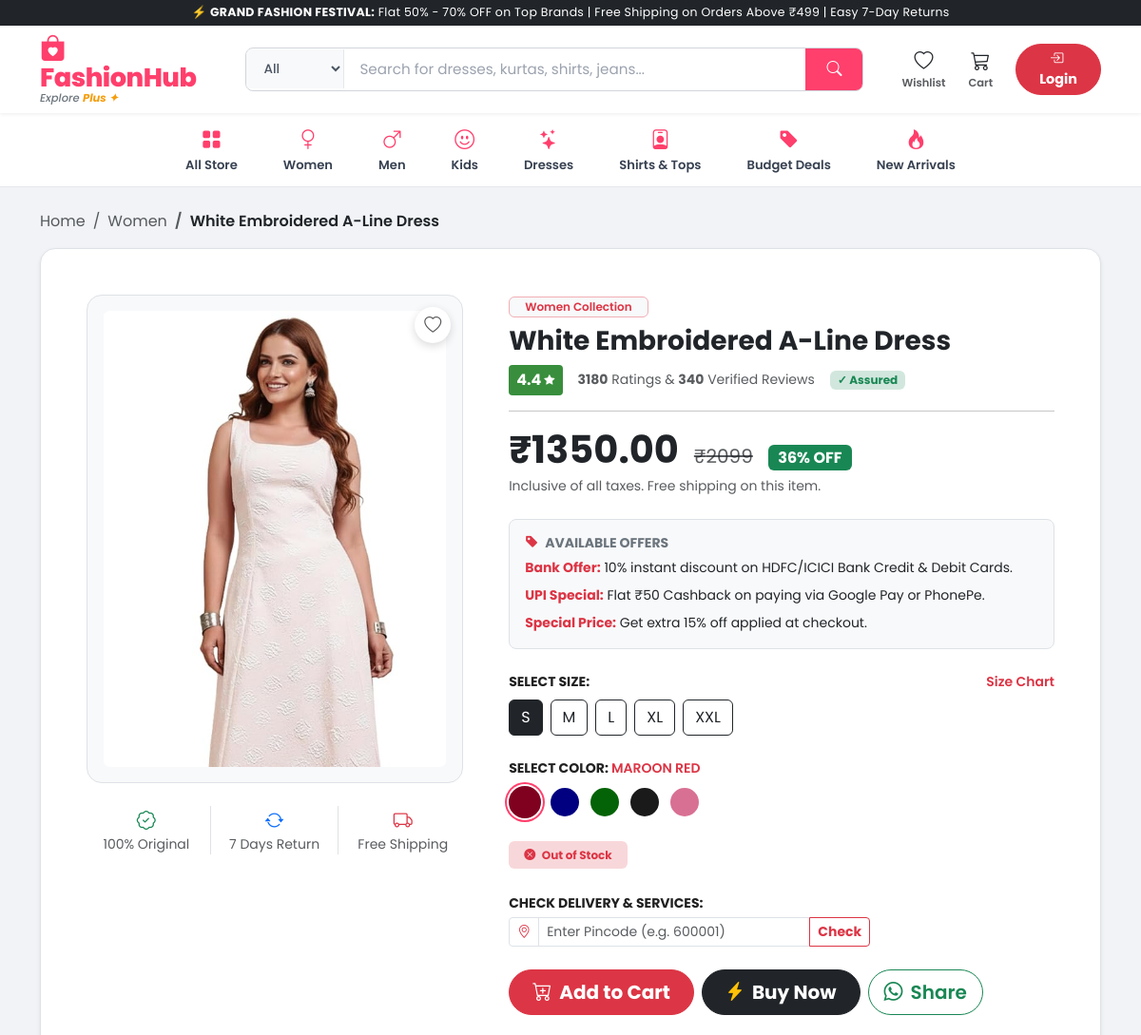
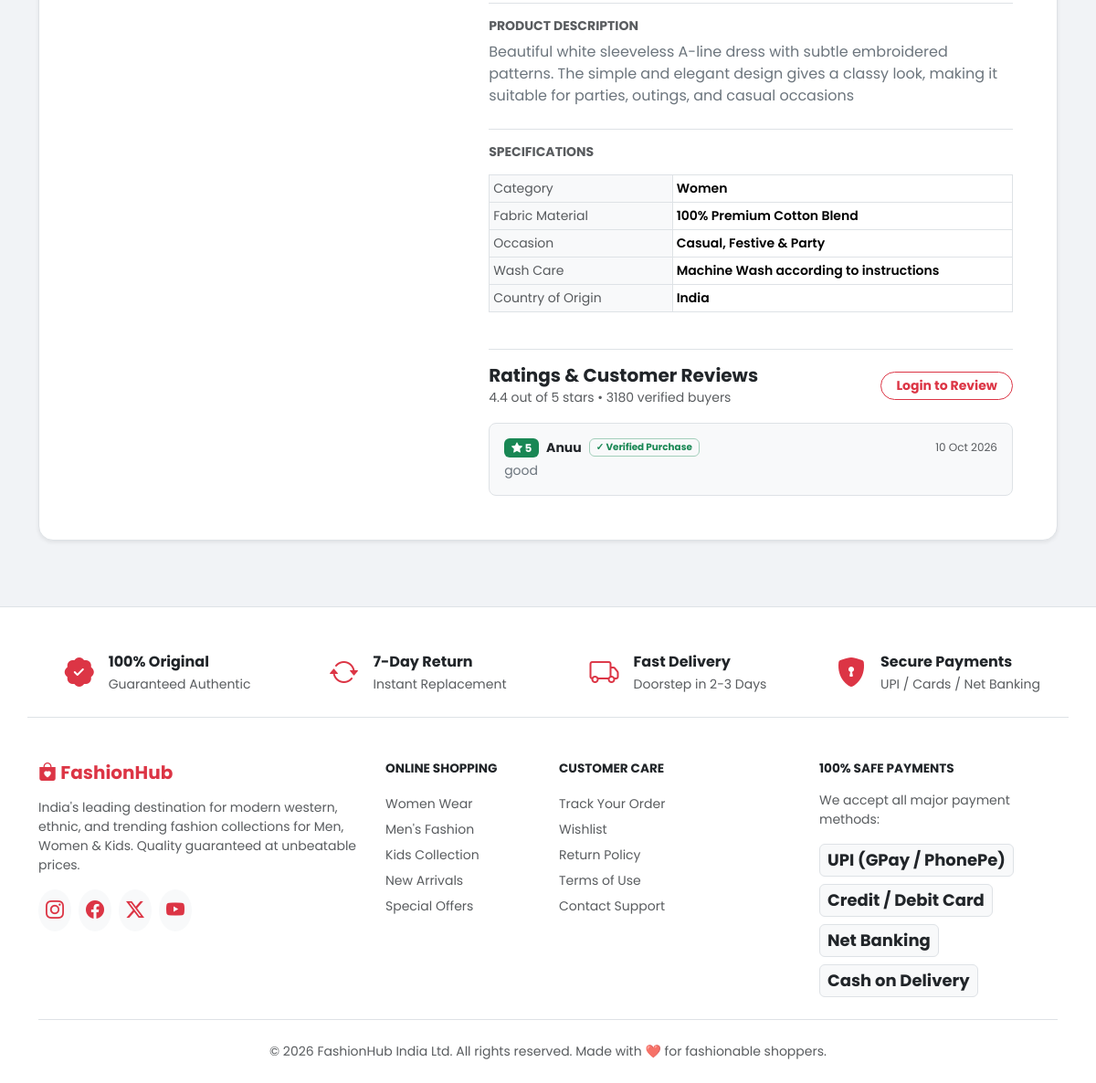
The page /product/6/ on the database its author committed (2 pictures, top to bottom).
### shop/models.py (models this page shows, shortened)
class Product(models.Model):
    CATEGORY_CHOICES = [
        ('Men', 'Men'),
        ('Women', 'Women'),
        ('Kids', 'Kids'),
    ]
    name = models.CharField(max_length=100)
    price = models.DecimalField(max_digits=8, decimal_places=2)
    category = models.CharField(max_length=20, choices=CATEGORY_CHOICES)
    description = models.TextField()
    image = models.ImageField(upload_to='products/')
    stock = models.PositiveIntegerField(default=0)
    created_at = models.DateTimeField(auto_now_add=True)
    @property
    def original_price(self):
        p = float(self.price)
        markup = p * 1.55
        rounded = round(markup / 50.0) * 50 - 1
        return max(rounded, p + 100)
    @property
    def discount_percent(self):
        mrp = self.original_price
        p = float(self.price)
        if mrp > p:
            return int(round(((mrp - p) / mrp) * 100))
        return 0
    @property
    def rating(self):
        ratings = [4.6, 4.3, 4.8, 4.2, 4.5, 4.7, 4.4, 4.9]
        return ratings[self.id % len(ratings)]
    @property
    def reviews_count(self):
        counts = [1420, 890, 2350, 480, 1690, 720, 3180, 940]
        return counts[self.id % len(counts)]

class Review(models.Model):
    product = models.ForeignKey(Product, related_name='reviews', on_delete=models.CASCADE)
    user = models.ForeignKey(User, on_delete=models.CASCADE)
    rating = models.PositiveSmallIntegerField(default=5)
    comment = models.TextField()
    created_at = models.DateTimeField(auto_now_add=True)
    class Meta:
        ordering = ['-created_at']

### shop/views.py (the view)
def product_detail(request, id):
    product = get_object_or_404(Product, id=id)
    reviews = product.reviews.all()
    wishlist_ids = []
    if request.user.is_authenticated:
        wishlist_ids = list(Wishlist.objects.filter(user=request.user).values_list("product_id", flat=True))
    return render(request, "product_detail.html", {
        "product": product,
        "reviews": reviews,
        "wishlist_ids": wishlist_ids,
    })

### templates/product_detail.html (shortened to what this page needs)
{% extends 'base.html' %}
{% load static %}
{% block content %}
<div class="container py-4">
    <nav aria-label="breadcrumb" class="mb-3">
        <ol class="breadcrumb small">
            <li class="breadcrumb-item"><a href="{% url 'home' %}" class="text-decoration-none text-muted">Home</a></li>
            <li class="breadcrumb-item"><a href="{% url 'category' product.category %}" class="text-decoration-none text-muted">{{ product.category }}</a></li>
            <li class="breadcrumb-item active text-dark fw-semibold" aria-current="page">{{ product.name|truncatechars:35 }}</li>
        </ol>
    </nav>
    <div class="bg-white rounded-4 shadow-sm border p-4 p-md-5">
        <div class="row g-5">
            <div class="col-lg-5">
                <div class="position-relative text-center border rounded-4 p-3 bg-light" style="overflow: hidden;">
                    <a href="{% url 'toggle_wishlist' product.id %}"
                       class="wish-btn {% if product.id in wishlist_ids %}active{% endif %}"
                       title="Wishlist">
                        <i class="bi {% if product.id in wishlist_ids %}bi-heart-fill text-danger{% else %}bi-heart{% endif %}"></i>
                    </a>
                    <img src="{{ product.image.url }}"
                         class="img-fluid rounded-3"
                         alt="{{ product.name }}"
                         id="mainProductImg"
                         style="max-height: 480px; width: 100%; object-fit: contain;">
                </div>
                <div class="row g-2 mt-3 text-center small text-muted">
                    <div class="col-4 border-end">
                        <i class="bi bi-patch-check text-success fs-5 d-block"></i>
                        <span>100% Original</span>
                    </div>
                    <div class="col-4 border-end">
                        <i class="bi bi-arrow-repeat text-primary fs-5 d-block"></i>
                        <span>7 Days Return</span>
                    </div>
                    <div class="col-4">
                        <i class="bi bi-truck text-danger fs-5 d-block"></i>
                        <span>Free Shipping</span>
                    </div>
                </div>
            </div>
            <div class="col-lg-7">
                <span class="badge bg-light text-danger border border-danger-subtle px-3 py-1 mb-2 fw-semibold">
                    {{ product.category }} Collection
                </span>
                <h1 class="h3 fw-bold text-dark mb-2">{{ product.name }}</h1>
                <div class="d-flex align-items-center gap-3 mb-3">
                    <span class="fh-rating-badge fs-6 px-2 py-1">
                        {{ product.rating }} <i class="bi bi-star-fill"></i>
                    </span>
                    <span class="text-muted small">
                        <strong>{{ product.reviews_count }}</strong> Ratings &amp; <strong>340</strong> Verified Reviews
                    </span>
                    <span class="badge bg-success-subtle text-success fw-bold">✓ Assured</span>
                </div>
                <hr class="my-3">
                <div class="d-flex align-items-baseline gap-3 mb-1">
                    <span class="display-6 fw-bold text-dark">₹{{ product.price }}</span>
                    <span class="fs-5 text-muted text-decoration-line-through">₹{{ product.original_price }}</span>
                    <span class="badge bg-success fs-6 fw-bold">{{ product.discount_percent }}% OFF</span>
                </div>
                <div class="small text-muted mb-4">Inclusive of all taxes. Free shipping on this item.</div>
                <div class="bg-light p-3 rounded-3 border mb-4">
                    <h6 class="fw-bold mb-2 small text-uppercase text-secondary">
                        <i class="bi bi-tag-fill text-danger me-1"></i> Available Offers
                    </h6>
                    <ul class="list-unstyled mb-0 small text-dark d-flex flex-column gap-2">
                        <li>
                            <strong class="text-danger">Bank Offer:</strong> 10% instant discount on HDFC/ICICI Bank Credit &amp; Debit Cards.
                        </li>
                        <li>
                            <strong class="text-danger">UPI Special:</strong> Flat ₹50 Cashback on paying via Google Pay or PhonePe.
                        </li>
                        <li>
                            <strong class="text-danger">Special Price:</strong> Get extra 15% off applied at checkout.
                        </li>
                    </ul>
                </div>
                <div class="mb-4">
                    <div class="d-flex justify-content-between align-items-center mb-2">
                        <label class="form-label fw-bold mb-0 small text-uppercase">Select Size:</label>
                        <a href="javascript:void(0)" class="text-danger small text-decoration-none fw-semibold" onclick="alert('Size Chart:\nS: Chest 36-38, Length 27\nM: Chest 39-41, Length 28\nL: Chest 42-44, Length 29\nXL: Chest 45-47, Length 30');">Size Chart</a>
                    </div>
                    <div class="d-flex gap-2" id="sizeSelector">
                        <button type="button" class="btn btn-outline-dark size-btn active" onclick="selectSize(this)">S</button>
                        <button type="button" class="btn btn-outline-dark size-btn" onclick="selectSize(this)">M</button>
                        <button type="button" class="btn btn-outline-dark size-btn" onclick="selectSize(this)">L</button>
                        <button type="button" class="btn btn-outline-dark size-btn" onclick="selectSize(this)">XL</button>
                        <button type="button" class="btn btn-outline-dark size-btn" onclick="selectSize(this)">XXL</button>
                    </div>
                </div>
                <div class="mb-4">
                    <div class="d-flex justify-content-between align-items-center mb-2">
                        <label class="form-label fw-bold mb-0 small text-uppercase">Select Color: <span id="selectedColorName" class="text-danger fw-semibold">Maroon Red</span></label>
                    </div>
                    <div class="d-flex align-items-center gap-2" id="colorSelector">
                        <button type="button" class="color-swatch-btn" data-color="Maroon Red" style="background-color: #800020; width: 34px; height: 34px; border-radius: 50%; border: 2px solid #800020; box-shadow: 0 0 0 2px #fff, 0 0 0 4px #ff3f6c; cursor: pointer;" title="Maroon Red" onclick="selectColor(this)"></button>
                        <button type="button" class="color-swatch-btn" data-color="Navy Blue" style="background-color: #000080; width: 34px; height: 34px; border-radius: 50%; border: 2px solid #fff; cursor: pointer;" title="Navy Blue" onclick="selectColor(this)"></button>
                        <button type="button" class="color-swatch-btn" data-color="Emerald Green" style="background-color: #046307; width: 34px; height: 34px; border-radius: 50%; border: 2px solid #fff; cursor: pointer;" title="Emerald Green" onclick="selectColor(this)"></button>
                        <button type="button" class="color-swatch-btn" data-color="Jet Black" style="background-color: #1a1a1a; width: 34px; height: 34px; border-radius: 50%; border: 2px solid #fff; cursor: pointer;" title="Jet Black" onclick="selectColor(this)"></button>
                        <button type="button" class="color-swatch-btn" data-color="Dusty Rose" style="background-color: #d87093; width: 34px; height: 34px; border-radius: 50%; border: 2px solid #fff; cursor: pointer;" title="Dusty Rose" onclick="selectColor(this)"></button>
                    </div>
                </div>
                <div class="mb-4">
                    {% if product.stock > 0 %}
                    <span class="badge bg-success-subtle text-success px-3 py-2 fw-bold">
                        <i class="bi bi-check-circle-fill me-1"></i> In Stock ({{ product.stock }} items left)
                    </span>
                    {% else %}
                    <span class="badge bg-danger-subtle text-danger px-3 py-2 fw-bold">
                        <i class="bi bi-x-circle-fill me-1"></i> Out of Stock
                    </span>
                    {% endif %}
                </div>
                <div class="mb-4" style="max-width: 380px;">
                    <label class="form-label fw-bold small text-uppercase mb-1">Check Delivery &amp; Services:</label>
                    <div class="input-group input-group-sm">
                        <span class="input-group-text bg-white"><i class="bi bi-geo-alt text-danger"></i></span>
                        <input type="text" id="pincodeInput" class="form-control" placeholder="Enter Pincode (e.g. 600001)" maxlength="6">
                        <button type="button" class="btn btn-outline-danger fw-bold" onclick="checkPincode()">Check</button>
                    </div>
                </div>
                <div class="d-flex flex-wrap gap-2 mb-4">
                    <button type="button"
                            class="btn btn-danger btn-lg px-4 py-2 rounded-pill fw-bold d-flex align-items-center gap-2 ajax-add-cart"
                            data-url="{% url 'add_to_cart' product.id %}">
                        <i class="bi bi-cart-plus fs-5"></i> Add to Cart
                    </button>
                    <a href="{% url 'add_to_cart' product.id %}"
                       class="btn btn-dark btn-lg px-4 py-2 rounded-pill fw-bold d-flex align-items-center gap-2">
                        <i class="bi bi-lightning-charge-fill text-warning fs-5"></i> Buy Now
                    </a>
                    <a href="https://api.whatsapp.com/send?text=Check%20out%20this%20stunning%20dress%20on%20FashionHub!%20{{ product.name|urlencode }}%20at%20only%20₹{{ product.price }}%20https://mahimamahi.pythonanywhere.com/product/{{ product.id }}/"
                    target="_blank"
                       class="btn btn-outline-success btn-lg px-3 py-2 rounded-pill fw-semibold d-flex align-items-center gap-2"
                       title="Share with friends on WhatsApp">
                        <i class="bi bi-whatsapp fs-5 text-success"></i> Share
                    </a>
                </div>
                <div class="mt-4 pt-3 border-top">
                    <h6 class="fw-bold text-uppercase small text-muted mb-2">Product Description</h6>
                    <p class="text-secondary leading-relaxed">
                        {{ product.description|linebreaksbr }}
                    </p>
                </div>
                <div class="mt-4 pt-3 border-top">
                    <h6 class="fw-bold text-uppercase small text-muted mb-3">Specifications</h6>
                    <div class="table-responsive">
                        <table class="table table-sm table-bordered small">
                            <tbody>
                                <tr>
                                    <td class="text-muted bg-light" style="width: 35%;">Category</td>
                                    <td class="fw-semibold">{{ product.category }}</td>
                                </tr>
                                <tr>
                                    <td class="text-muted bg-light">Fabric Material</td>
                                    <td class="fw-semibold">100% Premium Cotton Blend</td>
                                </tr>
                                <tr>
                                    <td class="text-muted bg-light">Occasion</td>
                                    <td class="fw-semibold">Casual, Festive &amp; Party</td>
                                </tr>
                                <tr>
                                    <td class="text-muted bg-light">Wash Care</td>
                                    <td class="fw-semibold">Machine Wash according to instructions</td>
                                </tr>
                                <tr>
                                    <td class="text-muted bg-light">Country of Origin</td>
                                    <td class="fw-semibold">India</td>
                                </tr>
                            </tbody>
                        </table>
                    </div>
                </div>
                <div class="mt-4 pt-3 border-top">
                    <div class="d-flex justify-content-between align-items-center mb-3">
                        <div>
                            <h5 class="fw-bold mb-0 text-dark">Ratings &amp; Customer Reviews</h5>
                            <small class="text-muted">{{ product.rating }} out of 5 stars • {{ product.reviews_count }} verified buyers</small>
                        </div>
                        {% if user.is_authenticated %}
                        <button type="button" class="btn btn-outline-danger btn-sm rounded-pill px-3 fw-bold" data-bs-toggle="modal" data-bs-target="#writeReviewModal">
                            <i class="bi bi-pencil-square me-1"></i> Write a Review
                        </button>
                        {% else %}
                        <a href="{% url 'login' %}?next={{ request.path }}" class="btn btn-outline-danger btn-sm rounded-pill px-3 fw-bold">
                            Login to Review
                        </a>
                        {% endif %}
                    </div>
                    <div class="d-flex flex-column gap-3 mt-3">
                        {% for r in reviews %}
                        <div class="p-3 bg-light rounded-3 border">
                            <div class="d-flex justify-content-between align-items-center mb-1">
                                <div class="d-flex align-items-center gap-2">
                                    <span class="badge bg-success small"><i class="bi bi-star-fill"></i> {{ r.rating }}</span>
                                    <strong class="small text-dark">{{ r.user.username }}</strong>
                                    <span class="badge bg-light text-success border border-success-subtle small" style="font-size:0.65rem;">✓ Verified Purchase</span>
                                </div>
                                <small class="text-muted" style="font-size:0.75rem;">{{ r.created_at|date:"d M Y" }}</small>
                            </div>
                            <p class="small text-secondary mb-0 mt-1">{{ r.comment }}</p>
                        </div>
                        {% endfor %}
                    </div>
                </div>
            </div>
        </div>
    </div>
</div>
{% endblock %}

### rows shown on the page
Product: category "Women", name "White Embroidered A-Line Dress", image (picture), rating "4.4", reviews_count "3180", price "1350.00", original_price "2099", discount_percent "36", description "Beautiful white sleeveless A-line dress with subtle embroidered patterns. The simple and elegant design gives a classy look, making it suitable for parties, outings, and casual occasions"
Review: rating "5", user.username "Anuu", created_at "10 Oct 2026", comment "good"
